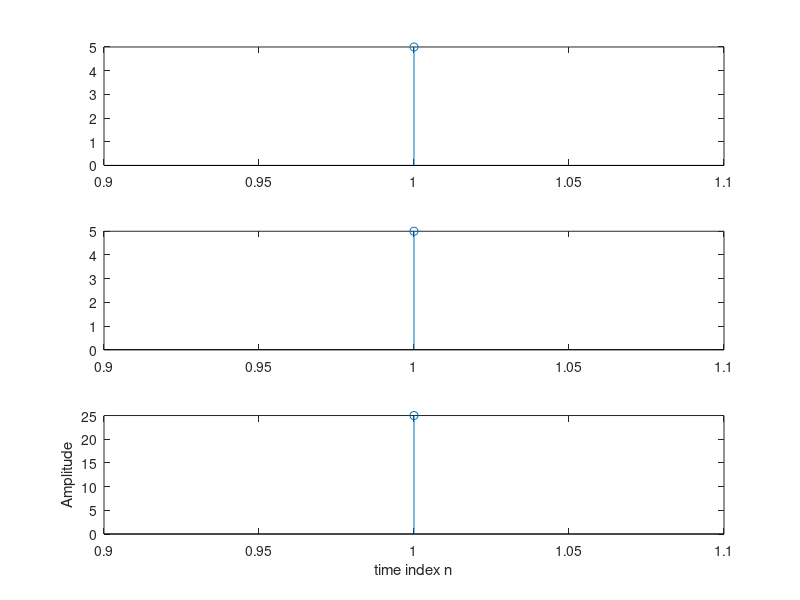

Source code (MATLAB):
a=input('Enter the first sequence x(n) =');
b=input('Enter the second sequence h(n)=');
n1=length(a);
n2=length(b);
N=max(n1,n2);
x=[a zeros(1,N-n1)];
for i=1:N
k=i;
for j=1:n2
H(i,j)=x(k)*b(j);
k=k-1;
if(k==0)
k=N;
end
end
end
y=zeros(1,N);
m=H';
for j=1:N
for i=1:n2
y(j)=m(i,j)+y(j)
end
end
subplot(3,1,1);
stem(a)
subplot(3,1,2);
stem(b)
subplot(3,1,3);
stem(y);
xlabel('time index n');
ylabel('Amplitude');